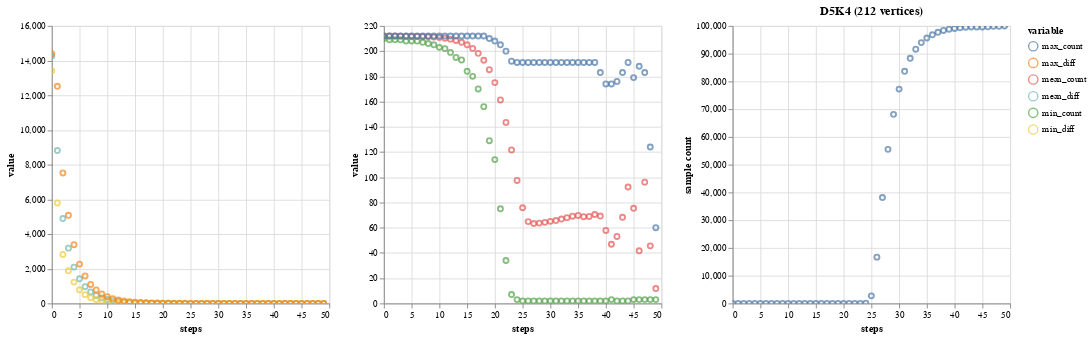

The code cell stored with this chart in its notebook:
### Markdown cell above
### D5K4

### Code cell
d5k4 =runGraph("d5k4", "D5K4 (212 vertices)")
plotGraph(d5k4)

### Figure 1 — Vega-Lite specification as saved in the notebook (floating-point values rounded to 4 significant figures; data arrays with more than 128 entries replaced by an {"elided": "..."} marker saying what was removed)
{"config": {"view": {"continuousWidth": 300, "continuousHeight": 300}}, "hconcat": [{"data": {"name": "data-05c764f4eb34fbc5c460c4723c936cfc"}, "mark": {"type": "point", "tooltip": true}, "encoding": {"color": {"field": "variable", "type": "nominal"}, "x": {"field": "steps", "type": "quantitative"}, "y": {"field": "value", "type": "quantitative"}}, "name": "view_7"}, {"data": {"name": "data-5957967a3c95e921c2060e6095f0603f"}, "mark": {"type": "point", "tooltip": true}, "encoding": {"color": {"field": "variable", "type": "nominal"}, "x": {"field": "steps", "type": "quantitative"}, "y": {"field": "value", "type": "quantitative"}}, "name": "view_8"}, {"data": {"name": "data-779bb5265b4d0d793589e2170f60341b"}, "mark": {"type": "point", "tooltip": true}, "encoding": {"x": {"field": "steps", "type": "quantitative"}, "y": {"field": "sample count", "type": "quantitative"}}, "name": "view_9", "title": "D5K4 (212 vertices)"}], "params": [{"name": "param_7", "select": {"type": "interval", "encodings": ["x", "y"]}, "bind": "scales", "views": ["view_7"]}, {"name": "param_8", "select": {"type": "interval", "encodings": ["x", "y"]}, "bind": "scales", "views": ["view_8"]}, {"name": "param_9", "select": {"type": "interval", "encodings": ["x", "y"]}, "bind": "scales", "views": ["view_9"]}], "$schema": "https://vega.github.io/schema/vega-lite/v5.20.1.json", "datasets": {"data-05c764f4eb34fbc5c460c4723c936cfc": {"elided": "150 records"}, "data-5957967a3c95e921c2060e6095f0603f": {"elided": "150 records"}, "data-779bb5265b4d0d793589e2170f60341b": [{"steps": 0, "sample count": 0}, {"steps": 1, "sample count": 0}, {"steps": 2, "sample count": 0}, {"steps": 3, "sample count": 0}, {"steps": 4, "sample count": 0}, {"steps": 5, "sample count": 0}, {"steps": 6, "sample count": 0}, {"steps": 7, "sample count": 0}, {"steps": 8, "sample count": 0}, {"steps": 9, "sample count": 0}, {"steps": 10, "sample count": 0}, {"steps": 11, "sample count": 0}, {"steps": 12, "sample count": 0}, {"steps": 13, "sample count": 0}, {"steps": 14, "sample count": 0}, {"steps": 15, "sample count": 0}, {"steps": 16, "sample count": 0}, {"steps": 17, "sample count": 0}, {"steps": 18, "sample count": 0}, {"steps": 19, "sample count": 0}, {"steps": 20, "sample count": 0}, {"steps": 21, "sample count": 0}, {"steps": 22, "sample count": 0}, {"steps": 23, "sample count": 0}, {"steps": 24, "sample count": 85}, {"steps": 25, "sample count": 2725}, {"steps": 26, "sample count": 16675}, {"steps": 27, "sample count": 38151}, {"steps": 28, "sample count": 55510}, {"steps": 29, "sample count": 68120}, {"steps": 30, "sample count": 77225}, {"steps": 31, "sample count": 83645}, {"steps": 32, "sample count": 88320}, {"steps": 33, "sample count": 91612}, {"steps": 34, "sample count": 93981}, {"steps": 35, "sample count": 95640}, {"steps": 36, "sample count": 96786}, {"steps": 37, "sample count": 97683}, {"steps": 38, "sample count": 98353}, {"steps": 39, "sample count": 98805}, {"steps": 40, "sample count": 99075}, {"steps": 41, "sample count": 99302}, {"steps": 42, "sample count": 99534}, {"steps": 43, "sample count": 99603}, {"steps": 44, "sample count": 99605}, {"steps": 45, "sample count": 99605}, {"steps": 46, "sample count": 99658}, {"steps": 47, "sample count": 99848}, {"steps": 48, "sample count": 99867}, {"steps": 49, "sample count": 99981}]}}
